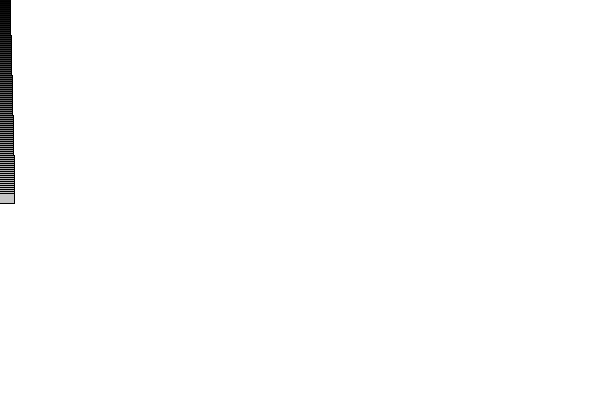
Frame 1 (no input)
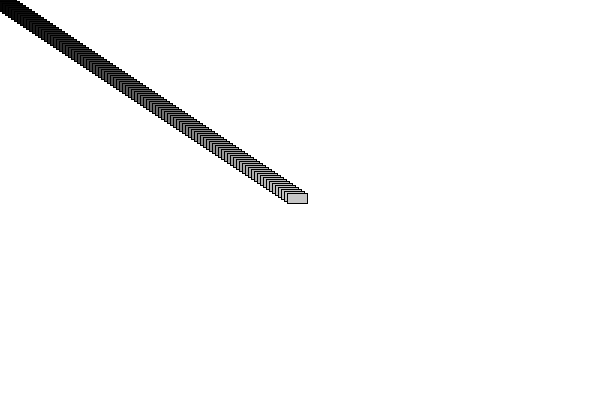
Frame 60 (the mouse pressed at the canvas centre just before this capture)
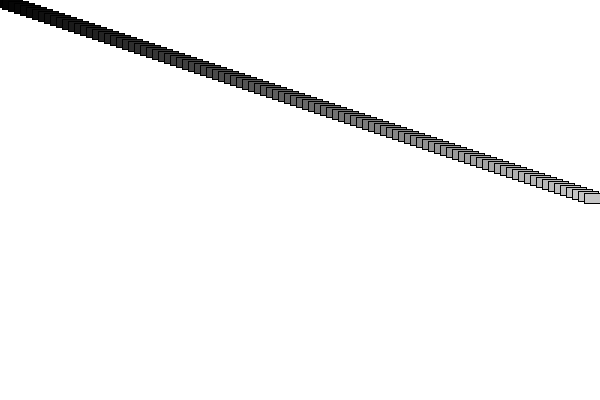
Frame 120 (the mouse held since frame 60 and released just before this capture)

The Processing sketch that drew these frames (run headless with seeded random() and noise(); from frame 60 on, the mouse is pressed at the canvas centre):

// Processing sketch: sketch_8_OOP_arrays
// ── sketch_8_OOP_arrays.pde
Car[] cars=new Car[100];
void setup() {
  size(600,400);
  smooth();
  for (int i=0; i < cars.length; i++) {
   cars[i]=new Car(color(i*2),0,i*2,i/20.0);
   }
}

void draw() {
 background(255);
 for (int i=0; i < cars.length; i++) {
  cars[i].move();
  cars[i].display();
 }
}

class Car {
 color c;
 float xpos;
 float ypos;
 float xspeed;
 Car(color c_, float xpos_, float ypos_, float xspeed_) {
  c=c_;
  xpos=xpos_;
  ypos=ypos_;
  xspeed=xspeed_;
 }
 void display() {
  rectMode(CENTER);
  stroke(0);
  fill(c);
  rect(xpos,ypos,20,10);
 }
 void move() {
  xpos=xpos+xspeed;
  if (xpos > width) {
   xpos=0;
  }
 }
}
